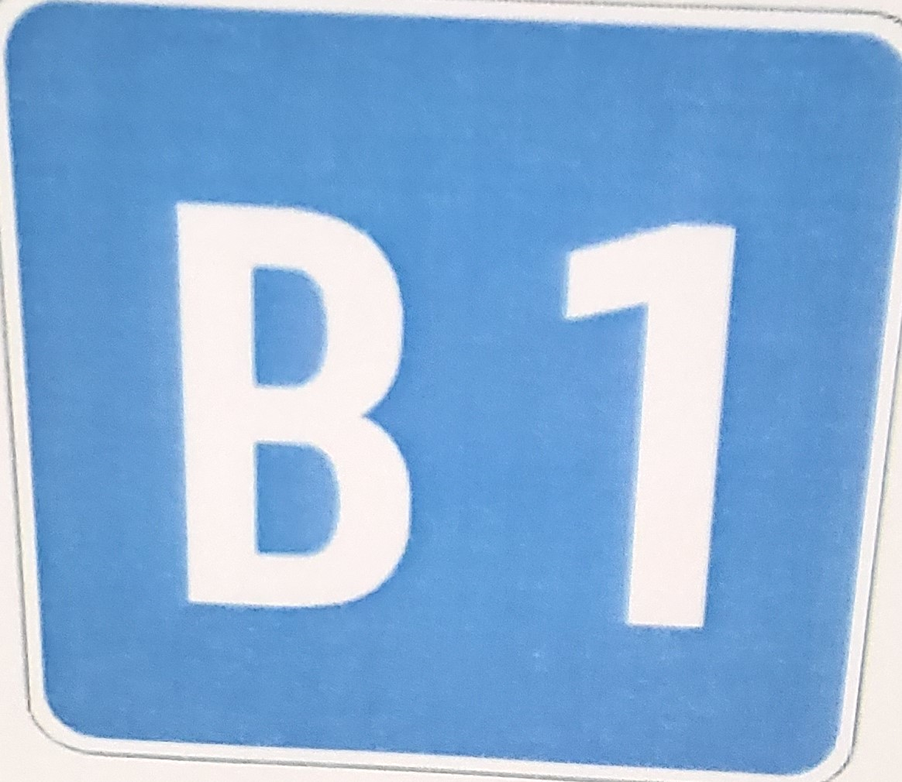
#> input picture illuminance change/0.png, 902 x 782 px, shrunk from 1164 x 1010 before the run; its folder holds only this picture in this run
$ python 'illuminance change_sign.py'
#> lines starting #> are read from the running program, lines starting #| are printed output that depends on the picture
# velog : https://velog.io/@hwang_gim/%EC%A1%B0%EB%8F%84-%EA%B0%92-%EB%B0%94%EA%BF%94%EC%84%9C-%EC%9D%B4%EB%AF%B8%EC%A7%80-%EC%A0%80%EC%9E%A5%ED%95%98%EA%B8%B0

import cv2
from imutils import paths   # 이미지 경로 탐색을 위한 라이브러리

cnt = 0

for imagePath in paths.list_images("D:\\OpenCV\\illuminance change\\"):
    original_img = cv2.imread(imagePath)
#> original_img is the input picture: shape (782, 902, 3); mean B, G, R 216.4, 174.9, 135.3
    changed_img = cv2.add(original_img, (50, 50, 50, 50))         # 이미지 밝기 밝게
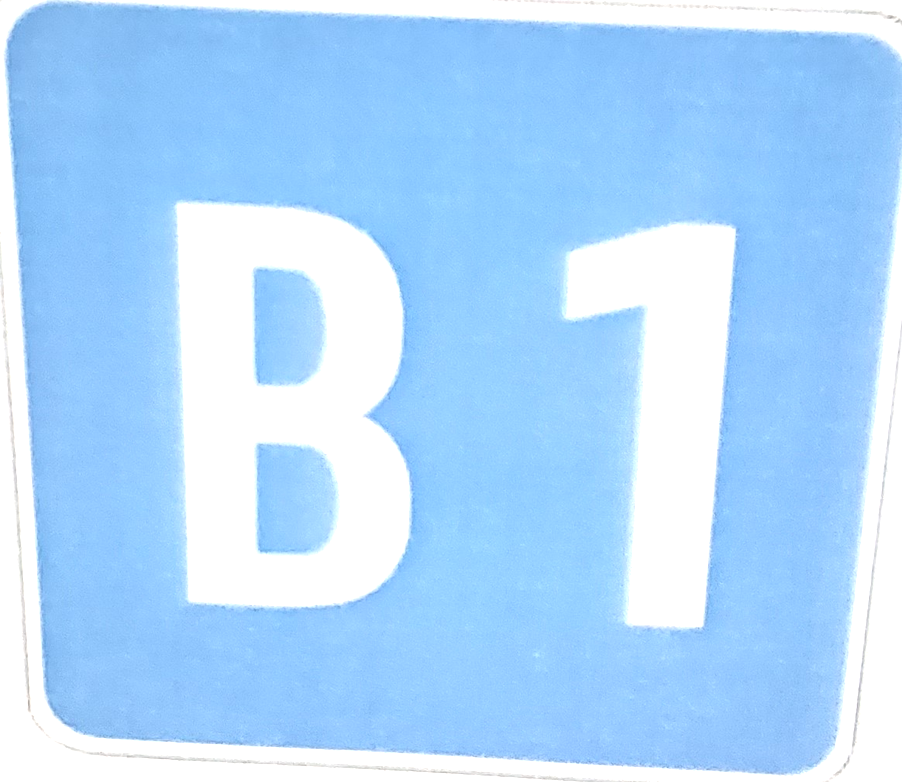
#> changed_img: shape (782, 902, 3); mean B, G, R 253.8, 216.5, 175.5
    changed_img2 = cv2.add(original_img, (-50, -50, -50, -50))    # 이미지 밝기 어둡게
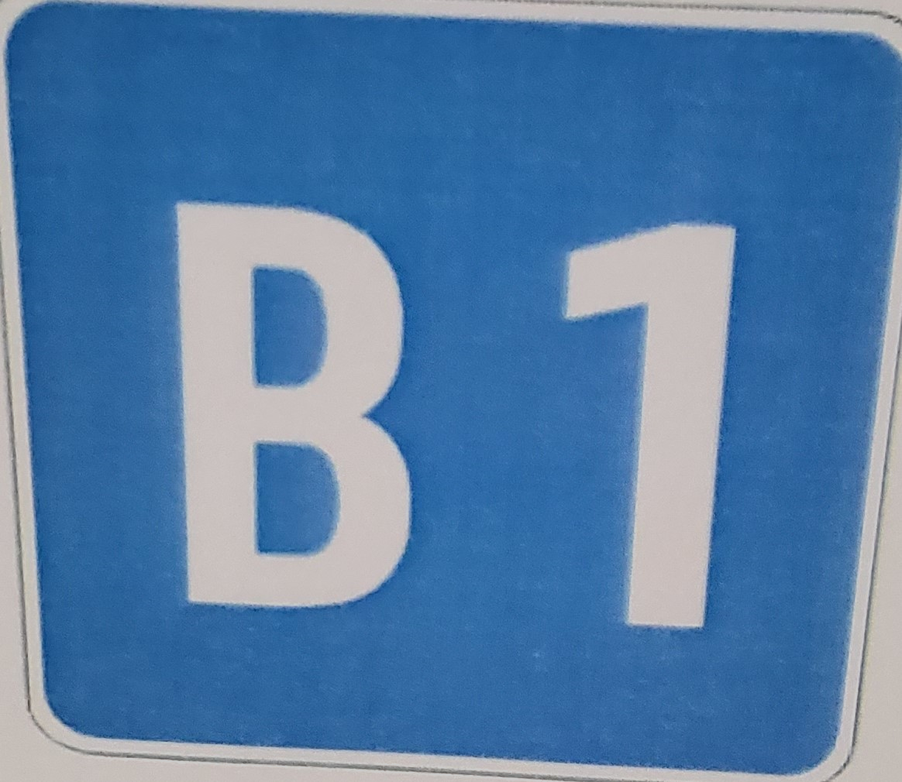
#> changed_img2: shape (782, 902, 3); mean B, G, R 166.4, 124.9, 85.3

    cv2.imwrite("D:\\OpenCV\\illuminance change\\" + str(cnt) + ".png", changed_img)
    cnt += 1
    cv2.imwrite("D:\\OpenCV\\illuminance change\\" + str(cnt) + ".png", changed_img2)
    cnt += 1

    key = cv2.waitKey(1)
#> (key Esc is pressed here)

    if key == 27:
        break

cv2.destroyAllWindows()

$ run again, on illuminance change/12.png
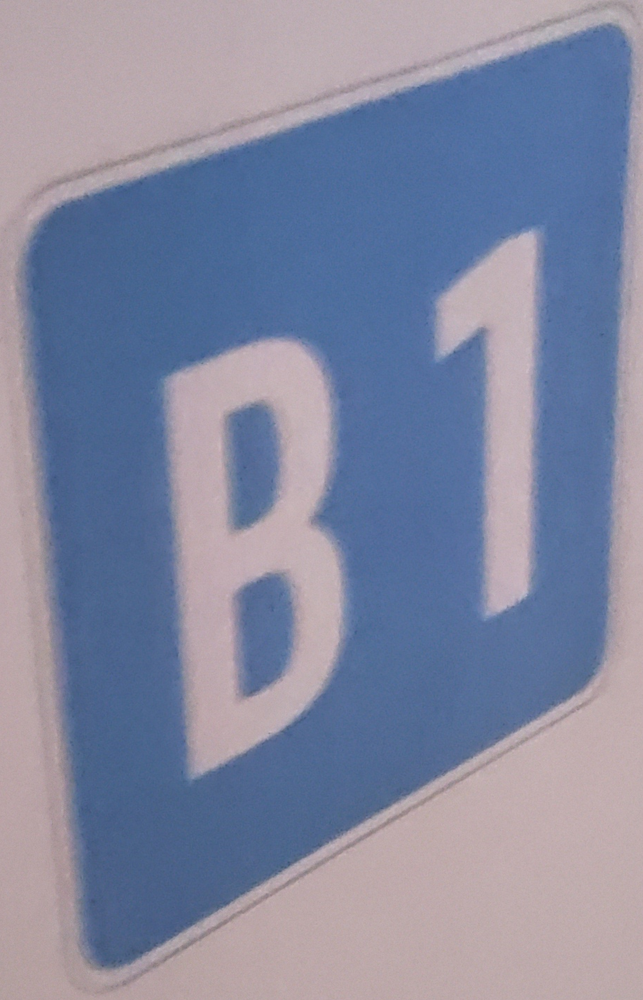
#> input picture illuminance change/12.png, 643 x 1000 px, shrunk from 918 x 1428 before the run
#> original_img is the input picture: shape (1000, 643, 3); mean B, G, R 160.6, 135.7, 130.3
#> `changed_img = cv2.add(original_img, (50, 50, 50, 50))`:
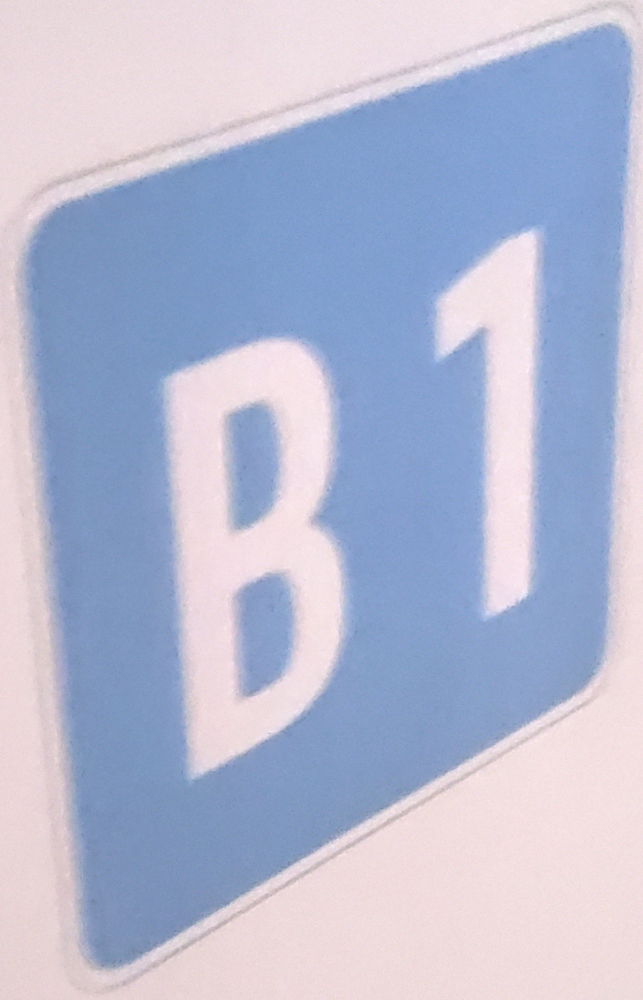
#> changed_img: shape (1000, 643, 3); mean B, G, R 210.6, 185.7, 180.3
#> `changed_img2 = cv2.add(original_img, (-50, -50, -50, -50))`:
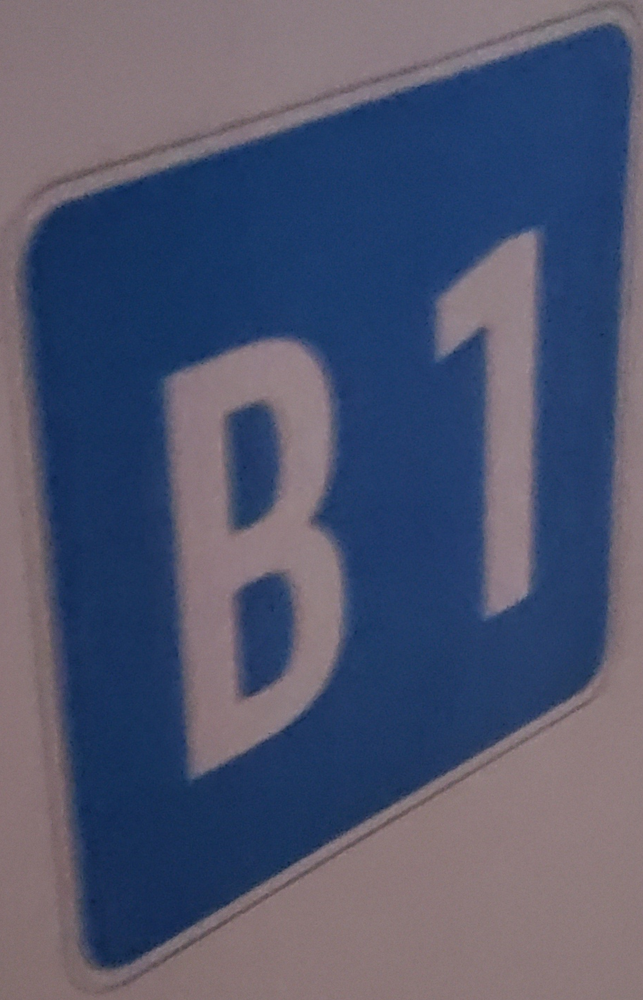
#> changed_img2: shape (1000, 643, 3); mean B, G, R 110.6, 85.7, 80.3

$ run again, on illuminance change/14.png
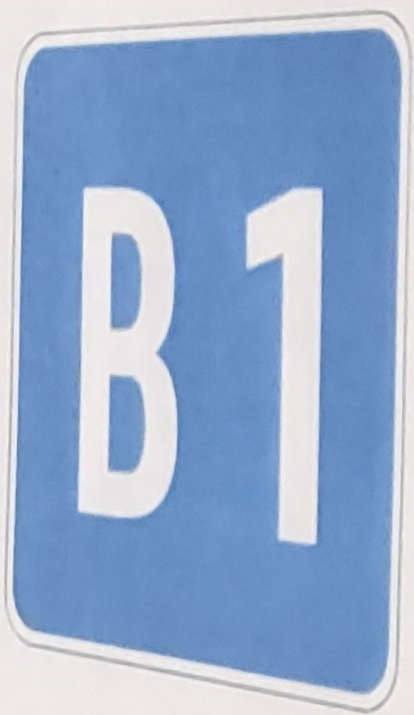
#> input picture illuminance change/14.png, 414 x 715 px
#> original_img is the input picture: shape (715, 414, 3); mean B, G, R 206, 171.9, 147.7
#> `changed_img = cv2.add(original_img, (50, 50, 50, 50))`:
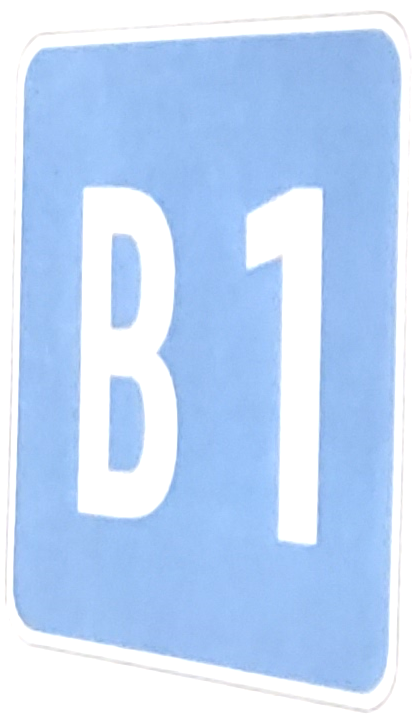
#> changed_img: shape (715, 414, 3); mean B, G, R 247.8, 214.2, 189.1
#> `changed_img2 = cv2.add(original_img, (-50, -50, -50, -50))`:
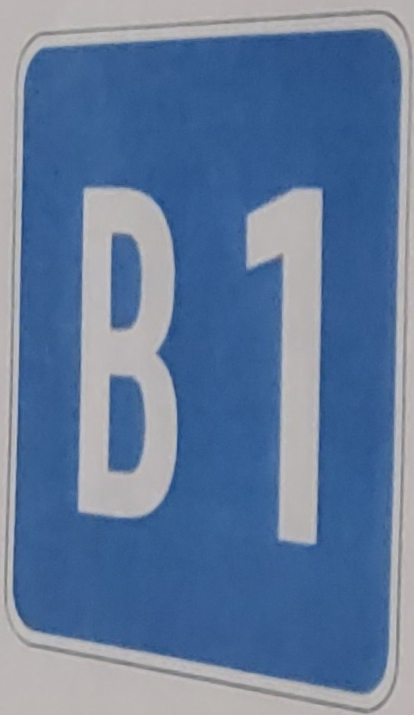
#> changed_img2: shape (715, 414, 3); mean B, G, R 156, 121.9, 97.7
